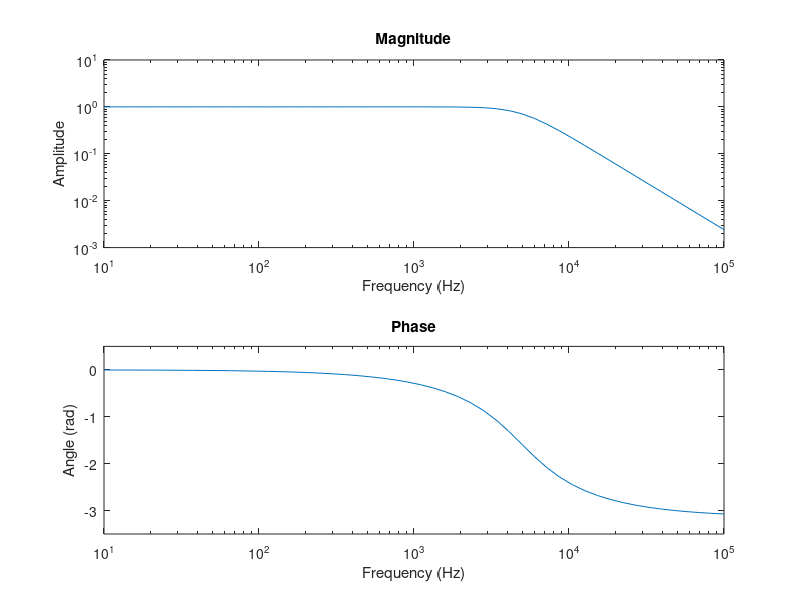

This chart was generated by the following MATLAB code:
f = logspace(1, 5);
w = 2 * pi .* f;
r = 30;
l = 0.7e-3;
c = 1.5e-6; % capacitive
% c = 15.5e-3; % inductive
% c = 1 ./ (w .* w .* l); % resistive
xc = 1./(1i .* w .* c);
xl = 1i .* w .* l;
hf = xc ./ (xc + xl + r);
subplot(211);
loglog(f, abs(hf));
title('Magnitude');
xlabel('Frequency (Hz)');
ylabel('Amplitude');
axis([10 1e5 1e-3 10]);
subplot(212);
semilogx(f, angle(hf));
title('Phase');
xlabel('Frequency (Hz)');
ylabel('Angle (rad)');
axis([10 1e5 -3.5 0.5]);